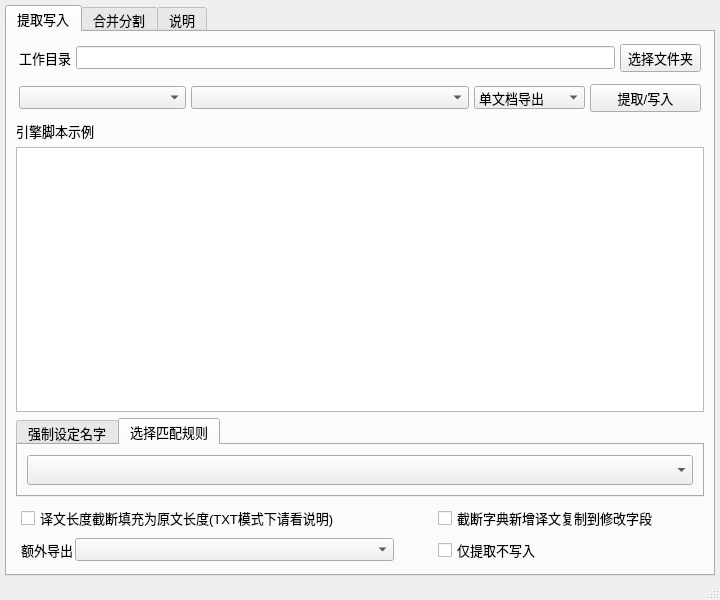
<?xml version="1.0" encoding="UTF-8"?>
<ui version="4.0">
 <class>MainWindow</class>
 <widget class="QMainWindow" name="MainWindow">
  <property name="geometry">
   <rect>
    <x>0</x>
    <y>0</y>
    <width>720</width>
    <height>600</height>
   </rect>
  </property>
  <property name="minimumSize">
   <size>
    <width>640</width>
    <height>550</height>
   </size>
  </property>
  <property name="font">
   <font>
    <family>Microsoft YaHei UI</family>
    <pointsize>10</pointsize>
    <weight>50</weight>
    <bold>false</bold>
   </font>
  </property>
  <property name="windowTitle">
   <string>SExtractor</string>
  </property>
  <widget class="QWidget" name="centralwidget">
   <layout class="QHBoxLayout" name="horizontalLayout">
    <property name="spacing">
     <number>2</number>
    </property>
    <property name="leftMargin">
     <number>5</number>
    </property>
    <property name="topMargin">
     <number>5</number>
    </property>
    <property name="rightMargin">
     <number>5</number>
    </property>
    <property name="bottomMargin">
     <number>2</number>
    </property>
    <item>
     <widget class="QTabWidget" name="tabWidget">
      <property name="currentIndex">
       <number>0</number>
      </property>
      <widget class="QWidget" name="tab">
       <attribute name="title">
        <string>提取写入</string>
       </attribute>
       <layout class="QVBoxLayout" name="verticalLayout" stretch="0,0,0,5,0,0">
        <item>
         <widget class="QWidget" name="widget" native="true">
          <property name="maximumSize">
           <size>
            <width>16777215</width>
            <height>60</height>
           </size>
          </property>
          <layout class="QHBoxLayout" name="horizontalLayout_7">
           <property name="spacing">
            <number>5</number>
           </property>
           <property name="leftMargin">
            <number>3</number>
           </property>
           <property name="topMargin">
            <number>3</number>
           </property>
           <property name="rightMargin">
            <number>3</number>
           </property>
           <property name="bottomMargin">
            <number>3</number>
           </property>
           <item>
            <widget class="QLabel" name="mainDirLabel">
             <property name="maximumSize">
              <size>
               <width>16777215</width>
               <height>100</height>
              </size>
             </property>
             <property name="text">
              <string>工作目录</string>
             </property>
            </widget>
           </item>
           <item>
            <widget class="QLineEdit" name="mainDirEdit"/>
           </item>
           <item>
            <widget class="QPushButton" name="mainDirButton">
             <property name="text">
              <string> 选择文件夹 </string>
             </property>
            </widget>
           </item>
          </layout>
         </widget>
        </item>
        <item>
         <widget class="QWidget" name="widget_2" native="true">
          <property name="minimumSize">
           <size>
            <width>0</width>
            <height>0</height>
           </size>
          </property>
          <property name="maximumSize">
           <size>
            <width>16777215</width>
            <height>65</height>
           </size>
          </property>
          <layout class="QHBoxLayout" name="horizontalLayout_2" stretch="3,5,2,2">
           <property name="spacing">
            <number>5</number>
           </property>
           <property name="leftMargin">
            <number>3</number>
           </property>
           <property name="topMargin">
            <number>3</number>
           </property>
           <property name="rightMargin">
            <number>3</number>
           </property>
           <property name="bottomMargin">
            <number>3</number>
           </property>
           <item>
            <widget class="QComboBox" name="engineNameBox">
             <property name="maxVisibleItems">
              <number>16</number>
             </property>
            </widget>
           </item>
           <item>
            <widget class="QComboBox" name="outputFileBox"/>
           </item>
           <item>
            <widget class="QComboBox" name="outputPartBox">
             <item>
              <property name="text">
               <string>单文档导出</string>
              </property>
             </item>
             <item>
              <property name="text">
               <string>多文档导出</string>
              </property>
             </item>
            </widget>
           </item>
           <item>
            <widget class="QPushButton" name="extractButton">
             <property name="text">
              <string>提取/写入</string>
             </property>
            </widget>
           </item>
          </layout>
         </widget>
        </item>
        <item>
         <widget class="QLabel" name="sampleLabel">
          <property name="font">
           <font>
            <family>Microsoft YaHei UI</family>
            <pointsize>10</pointsize>
            <weight>50</weight>
            <bold>false</bold>
           </font>
          </property>
          <property name="text">
           <string>引擎脚本示例</string>
          </property>
         </widget>
        </item>
        <item>
         <widget class="QTextEdit" name="sampleBrowser"/>
        </item>
        <item>
         <widget class="QTabWidget" name="extraFuncTabs">
          <property name="enabled">
           <bool>true</bool>
          </property>
          <property name="minimumSize">
           <size>
            <width>0</width>
            <height>0</height>
           </size>
          </property>
          <property name="maximumSize">
           <size>
            <width>16777215</width>
            <height>16777215</height>
           </size>
          </property>
          <property name="currentIndex">
           <number>1</number>
          </property>
          <widget class="QWidget" name="nameListTab">
           <property name="enabled">
            <bool>true</bool>
           </property>
           <attribute name="title">
            <string>强制设定名字</string>
           </attribute>
           <layout class="QVBoxLayout" name="verticalLayout_4">
            <item>
             <widget class="QLineEdit" name="nameListEdit">
              <property name="enabled">
               <bool>true</bool>
              </property>
              <property name="minimumSize">
               <size>
                <width>0</width>
                <height>30</height>
               </size>
              </property>
             </widget>
            </item>
           </layout>
          </widget>
          <widget class="QWidget" name="regNameTab">
           <attribute name="title">
            <string>选择匹配规则</string>
           </attribute>
           <layout class="QVBoxLayout" name="verticalLayout_5">
            <item>
             <widget class="QComboBox" name="regNameBox">
              <property name="minimumSize">
               <size>
                <width>0</width>
                <height>30</height>
               </size>
              </property>
              <property name="font">
               <font>
                <family>Microsoft YaHei UI</family>
                <pointsize>11</pointsize>
                <weight>50</weight>
                <bold>false</bold>
               </font>
              </property>
              <property name="maxVisibleItems">
               <number>16</number>
              </property>
              <property name="sizeAdjustPolicy">
               <enum>QComboBox::AdjustToContentsOnFirstShow</enum>
              </property>
             </widget>
            </item>
           </layout>
          </widget>
         </widget>
        </item>
        <item>
         <widget class="QWidget" name="widget_5" native="true">
          <layout class="QVBoxLayout" name="verticalLayout_6">
           <property name="spacing">
            <number>2</number>
           </property>
           <property name="leftMargin">
            <number>0</number>
           </property>
           <property name="topMargin">
            <number>0</number>
           </property>
           <property name="rightMargin">
            <number>0</number>
           </property>
           <property name="bottomMargin">
            <number>0</number>
           </property>
           <item>
            <widget class="QWidget" name="widget_6" native="true">
             <layout class="QHBoxLayout" name="horizontalLayout_4" stretch="10,1,7">
              <property name="leftMargin">
               <number>5</number>
              </property>
              <property name="topMargin">
               <number>2</number>
              </property>
              <property name="rightMargin">
               <number>5</number>
              </property>
              <property name="bottomMargin">
               <number>2</number>
              </property>
              <item>
               <widget class="QCheckBox" name="cutoffCheck">
                <property name="font">
                 <font>
                  <family>Microsoft YaHei UI</family>
                  <pointsize>10</pointsize>
                  <weight>50</weight>
                  <bold>false</bold>
                 </font>
                </property>
                <property name="text">
                 <string>译文长度截断填充为原文长度(TXT模式下请看说明)</string>
                </property>
                <property name="checked">
                 <bool>false</bool>
                </property>
                <property name="tristate">
                 <bool>false</bool>
                </property>
               </widget>
              </item>
              <item>
               <spacer name="horizontalSpacer_3">
                <property name="orientation">
                 <enum>Qt::Horizontal</enum>
                </property>
                <property name="sizeHint" stdset="0">
                 <size>
                  <width>40</width>
                  <height>20</height>
                 </size>
                </property>
               </spacer>
              </item>
              <item>
               <widget class="QCheckBox" name="cutoffCopyCheck">
                <property name="text">
                 <string>截断字典新增译文复制到修改字段</string>
                </property>
               </widget>
              </item>
             </layout>
            </widget>
           </item>
           <item>
            <widget class="QWidget" name="widget_9" native="true">
             <layout class="QHBoxLayout" name="horizontalLayout_9" stretch="10,1,7">
              <property name="leftMargin">
               <number>5</number>
              </property>
              <property name="topMargin">
               <number>2</number>
              </property>
              <property name="rightMargin">
               <number>5</number>
              </property>
              <property name="bottomMargin">
               <number>2</number>
              </property>
              <item>
               <widget class="QWidget" name="widget_10" native="true">
                <layout class="QHBoxLayout" name="horizontalLayout_10" stretch="0,5">
                 <property name="spacing">
                  <number>2</number>
                 </property>
                 <property name="leftMargin">
                  <number>0</number>
                 </property>
                 <property name="topMargin">
                  <number>0</number>
                 </property>
                 <property name="rightMargin">
                  <number>0</number>
                 </property>
                 <property name="bottomMargin">
                  <number>0</number>
                 </property>
                 <item>
                  <widget class="QLabel" name="label">
                   <property name="text">
                    <string>额外导出</string>
                   </property>
                  </widget>
                 </item>
                 <item>
                  <widget class="QComboBox" name="outputFileExtraBox"/>
                 </item>
                </layout>
               </widget>
              </item>
              <item>
               <spacer name="horizontalSpacer_2">
                <property name="orientation">
                 <enum>Qt::Horizontal</enum>
                </property>
                <property name="sizeHint" stdset="0">
                 <size>
                  <width>40</width>
                  <height>20</height>
                 </size>
                </property>
               </spacer>
              </item>
              <item>
               <widget class="QCheckBox" name="noInputCheck">
                <property name="text">
                 <string>仅提取不写入</string>
                </property>
               </widget>
              </item>
             </layout>
            </widget>
           </item>
          </layout>
         </widget>
        </item>
       </layout>
      </widget>
      <widget class="QWidget" name="tab_3">
       <attribute name="title">
        <string>合并分割</string>
       </attribute>
       <layout class="QVBoxLayout" name="verticalLayout_2">
        <item>
         <widget class="QWidget" name="widget_4" native="true">
          <property name="maximumSize">
           <size>
            <width>16777215</width>
            <height>60</height>
           </size>
          </property>
          <layout class="QHBoxLayout" name="horizontalLayout_8">
           <property name="spacing">
            <number>5</number>
           </property>
           <property name="leftMargin">
            <number>3</number>
           </property>
           <property name="topMargin">
            <number>3</number>
           </property>
           <property name="rightMargin">
            <number>3</number>
           </property>
           <property name="bottomMargin">
            <number>3</number>
           </property>
           <item>
            <widget class="QLabel" name="mergeDirLabel">
             <property name="maximumSize">
              <size>
               <width>16777215</width>
               <height>100</height>
              </size>
             </property>
             <property name="text">
              <string>工作目录</string>
             </property>
            </widget>
           </item>
           <item>
            <widget class="QLineEdit" name="mergeDirEdit"/>
           </item>
           <item>
            <widget class="QPushButton" name="mergeDirButton">
             <property name="text">
              <string> 选择文件夹 </string>
             </property>
            </widget>
           </item>
          </layout>
         </widget>
        </item>
        <item>
         <widget class="QWidget" name="widget_3" native="true">
          <property name="minimumSize">
           <size>
            <width>0</width>
            <height>0</height>
           </size>
          </property>
          <property name="maximumSize">
           <size>
            <width>16777215</width>
            <height>65</height>
           </size>
          </property>
          <layout class="QHBoxLayout" name="horizontalLayout_3" stretch="1,1,1">
           <property name="spacing">
            <number>5</number>
           </property>
           <property name="leftMargin">
            <number>3</number>
           </property>
           <property name="topMargin">
            <number>3</number>
           </property>
           <property name="rightMargin">
            <number>3</number>
           </property>
           <property name="bottomMargin">
            <number>3</number>
           </property>
           <item>
            <widget class="QComboBox" name="mergeFuncBox">
             <item>
              <property name="text">
               <string>合并</string>
              </property>
             </item>
             <item>
              <property name="text">
               <string>分割</string>
              </property>
             </item>
            </widget>
           </item>
           <item>
            <widget class="QLineEdit" name="mergeLineEdit">
             <property name="text">
              <string>0</string>
             </property>
            </widget>
           </item>
           <item>
            <widget class="QPushButton" name="mergeButton">
             <property name="text">
              <string>合并/分割</string>
             </property>
            </widget>
           </item>
          </layout>
         </widget>
        </item>
        <item>
         <widget class="QLabel" name="label_3">
          <property name="text">
           <string>-----------------------</string>
          </property>
         </widget>
        </item>
        <item>
         <widget class="QWidget" name="widget_7" native="true">
          <layout class="QHBoxLayout" name="horizontalLayout_5">
           <property name="spacing">
            <number>5</number>
           </property>
           <property name="leftMargin">
            <number>3</number>
           </property>
           <property name="topMargin">
            <number>2</number>
           </property>
           <property name="rightMargin">
            <number>3</number>
           </property>
           <property name="bottomMargin">
            <number>2</number>
           </property>
           <item>
            <widget class="QLabel" name="label_4">
             <property name="text">
              <string>Key匹配跳过</string>
             </property>
            </widget>
           </item>
           <item>
            <widget class="QLineEdit" name="skipRegEdit">
             <property name="text">
              <string>^[a-zA-Z0-9{]</string>
             </property>
            </widget>
           </item>
          </layout>
         </widget>
        </item>
        <item>
         <widget class="QWidget" name="widget_8" native="true">
          <layout class="QHBoxLayout" name="horizontalLayout_6" stretch="3,1,2">
           <property name="spacing">
            <number>5</number>
           </property>
           <property name="leftMargin">
            <number>3</number>
           </property>
           <property name="topMargin">
            <number>3</number>
           </property>
           <property name="rightMargin">
            <number>3</number>
           </property>
           <property name="bottomMargin">
            <number>3</number>
           </property>
           <item>
            <widget class="QLabel" name="label_2">
             <property name="text">
              <string>从工作目录读取key文件和value文件生成字典</string>
             </property>
            </widget>
           </item>
           <item>
            <spacer name="horizontalSpacer">
             <property name="orientation">
              <enum>Qt::Horizontal</enum>
             </property>
             <property name="sizeHint" stdset="0">
              <size>
               <width>40</width>
               <height>20</height>
              </size>
             </property>
            </spacer>
           </item>
           <item>
            <widget class="QPushButton" name="createDicButton">
             <property name="text">
              <string>生成字典</string>
             </property>
            </widget>
           </item>
          </layout>
         </widget>
        </item>
        <item>
         <spacer name="verticalSpacer_2">
          <property name="orientation">
           <enum>Qt::Vertical</enum>
          </property>
          <property name="sizeHint" stdset="0">
           <size>
            <width>20</width>
            <height>141</height>
           </size>
          </property>
         </spacer>
        </item>
       </layout>
      </widget>
      <widget class="QWidget" name="tab_2">
       <attribute name="title">
        <string>说明</string>
       </attribute>
       <layout class="QVBoxLayout" name="verticalLayout_3">
        <item>
         <widget class="QTextBrowser" name="readmeBrowser">
          <property name="html">
           <string>&lt;!DOCTYPE HTML PUBLIC &quot;-//W3C//DTD HTML 4.0//EN&quot; &quot;http://www.w3.org/TR/REC-html40/strict.dtd&quot;&gt;
&lt;html&gt;&lt;head&gt;&lt;meta name=&quot;qrichtext&quot; content=&quot;1&quot; /&gt;&lt;style type=&quot;text/css&quot;&gt;
p, li { white-space: pre-wrap; }
&lt;/style&gt;&lt;/head&gt;&lt;body style=&quot; font-family:'Microsoft YaHei UI'; font-size:10pt; font-weight:400; font-style:normal;&quot;&gt;
&lt;p style=&quot; margin-top:0px; margin-bottom:0px; margin-left:0px; margin-right:0px; -qt-block-indent:0; text-indent:0px;&quot;&gt;项目地址：&lt;span style=&quot; text-decoration: underline;&quot;&gt;https://github.com/satan53x/SExtractor&lt;/span&gt;&lt;/p&gt;
&lt;p style=&quot; margin-top:0px; margin-bottom:0px; margin-left:0px; margin-right:0px; -qt-block-indent:0; text-indent:0px;&quot;&gt;&lt;span style=&quot; font-size:11pt; font-weight:600;&quot;&gt;&amp;gt;提取写入：&lt;/span&gt;&lt;/p&gt;
&lt;p style=&quot; margin-top:0px; margin-bottom:0px; margin-left:0px; margin-right:0px; -qt-block-indent:0; text-indent:0px;&quot;&gt;输出原文：&lt;span style=&quot; font-weight:600; color:#00aa00;&quot;&gt;transDic.output.json	&lt;/span&gt;&lt;span style=&quot; font-weight:600; color:#000000;&quot;&gt;&amp;gt;&amp;gt;&lt;/span&gt;&lt;span style=&quot; font-weight:600; color:#00aa00;&quot;&gt; &lt;/span&gt;输入译文：&lt;span style=&quot; font-weight:600; color:#00aa00;&quot;&gt;transDic.json&lt;/span&gt;&lt;/p&gt;
&lt;p style=&quot; margin-top:0px; margin-bottom:0px; margin-left:0px; margin-right:0px; -qt-block-indent:0; text-indent:0px;&quot;&gt;输出原文：&lt;span style=&quot; font-weight:600; color:#ffaa00;&quot;&gt;all.orig.json		&lt;/span&gt;&lt;span style=&quot; font-weight:600; color:#000000;&quot;&gt;&amp;gt;&amp;gt; &lt;/span&gt;输入译文：&lt;span style=&quot; font-weight:600; color:#ffaa00;&quot;&gt;all.trans.json&lt;/span&gt;&lt;/p&gt;
&lt;p style=&quot; margin-top:0px; margin-bottom:0px; margin-left:0px; margin-right:0px; -qt-block-indent:0; text-indent:0px;&quot;&gt;多文档输出原文文件夹：&lt;span style=&quot; font-weight:600; color:#ffaa00;&quot;&gt;orig	&lt;/span&gt;&lt;span style=&quot; font-weight:600; color:#000000;&quot;&gt;&amp;gt;&amp;gt; &lt;/span&gt;输入译文文件夹：&lt;span style=&quot; font-weight:600; color:#ffaa00;&quot;&gt;trans&lt;/span&gt;&lt;/p&gt;
&lt;p style=&quot; margin-top:0px; margin-bottom:0px; margin-left:0px; margin-right:0px; -qt-block-indent:0; text-indent:0px;&quot;&gt;开启截断填充时，超长的文本会输出在&lt;span style=&quot; font-weight:600; color:#00aa00;&quot;&gt;cutoff.json&lt;/span&gt;中，在其中修正即可&lt;/p&gt;
&lt;p style=&quot;-qt-paragraph-type:empty; margin-top:0px; margin-bottom:0px; margin-left:0px; margin-right:0px; -qt-block-indent:0; text-indent:0px; font-weight:600; color:#ffaa00;&quot;&gt;&lt;br /&gt;&lt;/p&gt;
&lt;p style=&quot; margin-top:0px; margin-bottom:0px; margin-left:0px; margin-right:0px; -qt-block-indent:0; text-indent:0px;&quot;&gt;&lt;span style=&quot; font-weight:600; color:#000000;&quot;&gt;&amp;gt;&amp;gt;正则匹配：&lt;/span&gt;&lt;/p&gt;
&lt;p style=&quot; margin-top:0px; margin-bottom:0px; margin-left:0px; margin-right:0px; -qt-block-indent:0; text-indent:0px;&quot;&gt;&lt;span style=&quot; font-weight:600; color:#ffaa00;&quot;&gt;skip=&lt;/span&gt;&lt;span style=&quot; color:#000000;&quot;&gt;表示跳过，&lt;/span&gt;&lt;span style=&quot; font-weight:600; color:#ffaa00;&quot;&gt;search=&lt;/span&gt;&lt;span style=&quot; color:#000000;&quot;&gt;表示搜索，&lt;/span&gt;&lt;span style=&quot; font-weight:600; color:#ffaa00;&quot;&gt;00&lt;/span&gt;&lt;span style=&quot; color:#000000;&quot;&gt;数字表示顺序，不一定依次，从小到大即可。&lt;/span&gt;&lt;/p&gt;
&lt;p style=&quot; margin-top:0px; margin-bottom:0px; margin-left:0px; margin-right:0px; -qt-block-indent:0; text-indent:0px;&quot;&gt;&lt;span style=&quot; font-weight:600; color:#ffaa00;&quot;&gt;search&lt;/span&gt;&lt;span style=&quot; color:#000000;&quot;&gt;匹配成功则不会进行下一个顺序匹配&lt;/span&gt;&lt;/p&gt;
&lt;p style=&quot; margin-top:0px; margin-bottom:0px; margin-left:0px; margin-right:0px; -qt-block-indent:0; text-indent:0px;&quot;&gt;&lt;span style=&quot; color:#000000;&quot;&gt;匹配处理命名分组&lt;/span&gt;&lt;span style=&quot; font-weight:600; color:#00aa00;&quot;&gt;(&lt;/span&gt;&lt;span style=&quot; font-family:'Consolas','Courier New','monospace'; font-size:14px; font-weight:600; color:#00aa00;&quot;&gt;?P&amp;lt;组名&amp;gt;&lt;/span&gt;&lt;span style=&quot; font-weight:600; color:#00aa00;&quot;&gt;)&lt;/span&gt;&lt;span style=&quot; color:#000000;&quot;&gt;：&lt;/span&gt;&lt;span style=&quot; font-weight:600; color:#00aa00;&quot;&gt;name&lt;/span&gt;&lt;span style=&quot; color:#000000;&quot;&gt;人名，&lt;/span&gt;&lt;span style=&quot; font-weight:600; color:#00aa00;&quot;&gt;msg&lt;/span&gt;&lt;span style=&quot; color:#000000;&quot;&gt;对话，&lt;/span&gt;&lt;span style=&quot; font-weight:600; color:#00aa00;&quot;&gt;unfinish&lt;/span&gt;&lt;span style=&quot; color:#000000;&quot;&gt;未结束对话（导出时与下一行合并）&lt;/span&gt;&lt;/p&gt;
&lt;p style=&quot; margin-top:0px; margin-bottom:0px; margin-left:0px; margin-right:0px; -qt-block-indent:0; text-indent:0px;&quot;&gt;&lt;span style=&quot; color:#000000;&quot;&gt;未命名分组默认为&lt;/span&gt;&lt;span style=&quot; font-weight:600; color:#00aa00;&quot;&gt;msg&lt;/span&gt;&lt;/p&gt;
&lt;p style=&quot; margin-top:0px; margin-bottom:0px; margin-left:0px; margin-right:0px; -qt-block-indent:0; text-indent:0px;&quot;&gt;&lt;span style=&quot; color:#ff0000;&quot;&gt;原文不要包含\r\n&lt;/span&gt;&lt;/p&gt;
&lt;p style=&quot; margin-top:0px; margin-bottom:0px; margin-left:0px; margin-right:0px; -qt-block-indent:0; text-indent:0px;&quot;&gt;&lt;span style=&quot; color:#000000;&quot;&gt;TXT默认读写utf-8；BIN默认读jis写GBK；JSON模式只会操作value&lt;/span&gt;&lt;/p&gt;
&lt;p style=&quot; margin-top:0px; margin-bottom:0px; margin-left:0px; margin-right:0px; -qt-block-indent:0; text-indent:0px;&quot;&gt;&lt;span style=&quot; color:#ff0000;&quot;&gt;TXT模式截断时会临时判定原文为jis译文为GBK，如无必要不要在TXT模式下打开截断。&lt;/span&gt;&lt;/p&gt;
&lt;p style=&quot;-qt-paragraph-type:empty; margin-top:0px; margin-bottom:0px; margin-left:0px; margin-right:0px; -qt-block-indent:0; text-indent:0px; color:#000000;&quot;&gt;&lt;br /&gt;&lt;/p&gt;
&lt;p style=&quot; margin-top:0px; margin-bottom:0px; margin-left:0px; margin-right:0px; -qt-block-indent:0; text-indent:0px;&quot;&gt;&lt;span style=&quot; font-size:11pt; font-weight:600;&quot;&gt;&amp;gt;合并分割：&lt;/span&gt;&lt;/p&gt;
&lt;p style=&quot; margin-top:0px; margin-bottom:0px; margin-left:0px; margin-right:0px; -qt-block-indent:0; text-indent:0px;&quot;&gt;合并时会缓存子文件信息，分割时&lt;span style=&quot; font-weight:600; color:#00aa00;&quot;&gt;行数填0&lt;/span&gt;则表示使用该缓存&lt;/p&gt;&lt;/body&gt;&lt;/html&gt;</string>
          </property>
         </widget>
        </item>
       </layout>
      </widget>
     </widget>
    </item>
   </layout>
  </widget>
  <widget class="QStatusBar" name="statusBar"/>
 </widget>
 <resources/>
 <connections/>
</ui>
